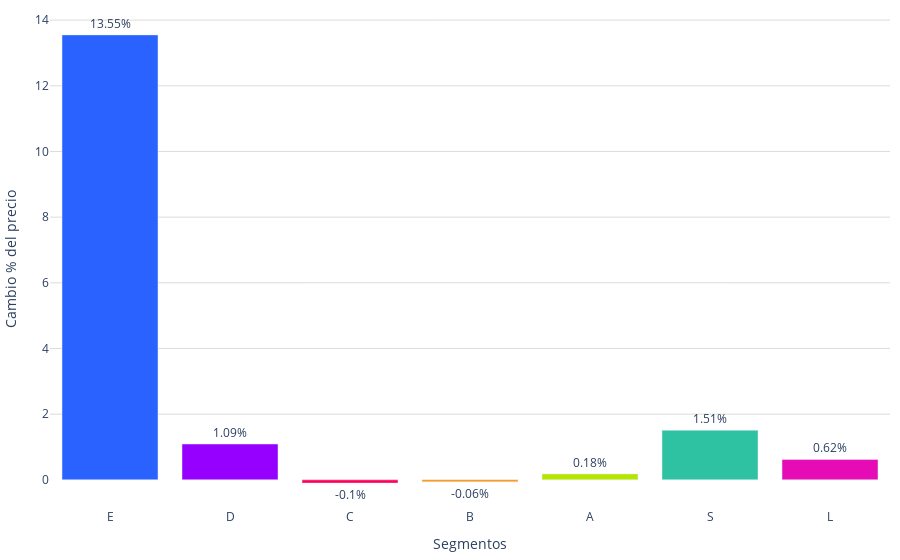

Notebook code cell kept with this figure:
### Markdown cell above
## Gráfica

### Code cell
colores = ['#2962ff', '#9500ff', '#ff0059', '#ff8c00', '#b4e600', '#2EC2A2','#E50CB6']
orden_segmentos = ['E', 'D', 'C', 'B', 'A', 'S', 'L', 'ELITE']

# Convertir la columna 'letra_segmento' en una categoría con el orden deseado
suma_por_letra_segmento['letra_segmento'] = pd.Categorical(
    suma_por_letra_segmento['letra_segmento'],
    categories=orden_segmentos,
    ordered=True
)

# Ordenar el DataFrame según el orden de los segmentos
suma_por_letra_segmento = suma_por_letra_segmento.sort_values('letra_segmento')

fig = go.Figure()
fig.add_trace(go.Bar(
    x=suma_por_letra_segmento['letra_segmento'],
    y=suma_por_letra_segmento['cambio_porcentual'],
    base=0,
    marker_color=[colores[i % len(colores)] for i in range(len(suma_por_letra_segmento))],  # Usar los colores definidos
    text=suma_por_letra_segmento['cambio_porcentual'],  # Usar los porcentajes como texto
    textposition='outside',  # Mostrar el texto dentro de las barras
    texttemplate='%{text}%',  # Formato del texto
    hoverinfo='none',  # No mostrar información al pasar el cursor
))
fig.update_layout(
    #title='Variación Trimestral de % (2022-2023)',
    xaxis_title='Segmentos',
    yaxis_title='Cambio % del precio',
    yaxis=dict(gridcolor='#dddcda'),
    plot_bgcolor='rgba(0,0,0,0)',margin=dict(l=10, r=10, t=10, b=10),  # Ajusta los márgenes (left, right, top, bottom)        
)
# Exportar gráfica como archivo HTML
def guardar_grafico_como_html(fig, nombre_archivo, carpeta='assets/graficas'):
    # Crear la carpeta si no existe
    if not os.path.exists(carpeta):
        os.makedirs(carpeta)
       # Configuración para desactivar herramientas no deseadas
    config = {
        'displaylogo': False,  # Ocultar el logo de Plotly
        'modeBarButtonsToRemove': [
            'toImage',       # Botón para guardar como imagen
            'select2d',      # Box select
            'lasso2d',       # Lasso select
            'resetScale2d',  # Reset Axes
        ]
    }
    # Gráfica como archivo HTML en la carpeta especificada
    pio.write_html(fig, f'{carpeta}/{nombre_archivo}.html', config=config)


# Exportar
guardar_grafico_como_html(fig, 'g_bar_precio_segmento_tendencia', carpeta='assets/graficas')
fig.show()

### Figure 1 — Plotly figure (JSON) as saved in the notebook; plotly's stock layout.template omitted (floating-point values rounded to 4 significant figures)
{"data": [{"base": 0, "hoverinfo": "none", "marker": {"color": ["#2962ff", "#9500ff", "#ff0059", "#ff8c00", "#b4e600", "#2EC2A2", "#E50CB6"]}, "text": [13.55, 1.09, -0.1, -0.06, 0.18, 1.51, 0.62], "textposition": "outside", "texttemplate": "%{text}%", "type": "bar", "x": ["E", "D", "C", "B", "A", "S", "L"], "y": [13.55, 1.09, -0.1, -0.06, 0.18, 1.51, 0.62]}], "layout": {"margin": {"b": 10, "l": 10, "r": 10, "t": 10}, "plot_bgcolor": "rgba(0,0,0,0)", "xaxis": {"title": {"text": "Segmentos"}}, "yaxis": {"gridcolor": "#dddcda", "title": {"text": "Cambio % del precio"}}}}
